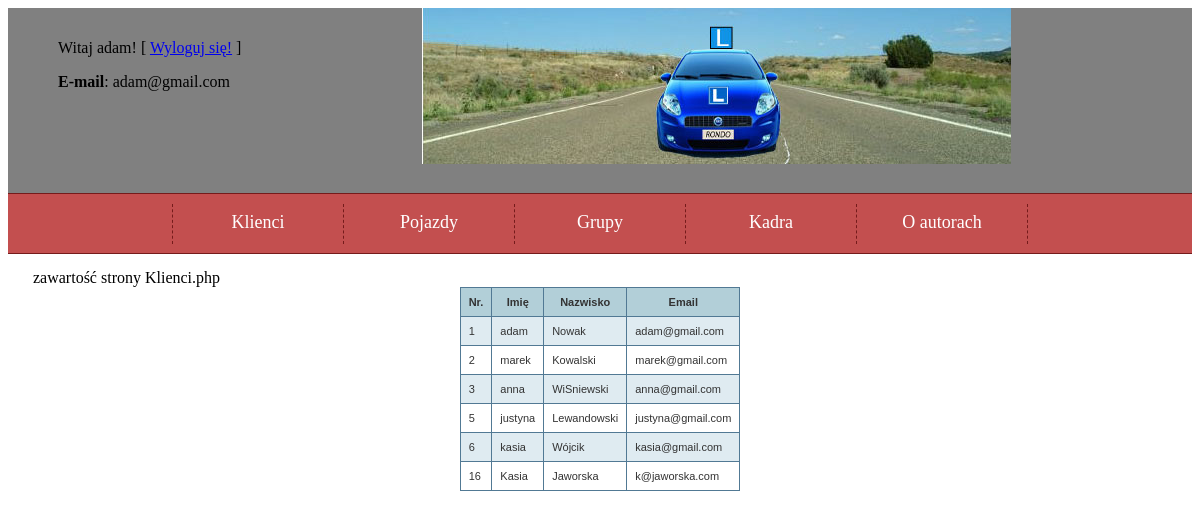
The app's page /index.php?page=klienci (signed in) with its own data.
### tables this page shows
CREATE TABLE IF NOT EXISTS `uzytkownicy` (
`id` int(11) NOT NULL,
  `user` varchar(45) DEFAULT NULL,
  `nazwisko` varchar(45) DEFAULT NULL,
  `pass` varchar(45) DEFAULT NULL,
  `email` varchar(45) NOT NULL
);

### klienci.php (the view, shortened to what this page needs)
<?php
if ((isset($_SESSION['zalogowany'])) && ($_SESSION['zalogowany']==true))
{
	echo "zawartość strony Klienci.php";
	require_once "connect.php";
	$polaczenie = @new mysqli($host, $db_user, $db_password, $db_name);
 $polaczenie->query("SET CHARSET utf8");
    $polaczenie->query ("SET NAMES `utf8` COLLATE `utf8_polish_ci`");
	if ($polaczenie->connect_errno!=0)
	{
		echo "Error: ".$polaczenie->connect_errno;
	}
	else
	{
		$zapytanie = @$polaczenie->query("SELECT * FROM uzytkownicy");
echo '<table> <tr>	<th>Nr.</th> <th>Imię</th>  <th>Nazwisko</th>  <th>Email</th> </tr>';
		while ($r = $zapytanie->fetch_array()) {
echo "<tr> <td>$r[0]</td> <td>$r[1]</td> <td>$r[2]</td> <td>$r[4]</td> </tr> ";
		}
echo "</table>";
	}
}else {
	echo "dostęp tylko dla upoważnionych, Zaloguj się. ";
}
?>

### index.php (shortened to what this page needs)
<!DOCTYPE html>
<html lang="pl">
<head>
	<link href="styl.css" rel="stylesheet"/>
</head>
<body>
    <header>
<div id="logowanie">
<?php
	if ((isset($_SESSION['zalogowany'])) && ($_SESSION['zalogowany']==true))
	{
	echo "<p>Witaj ".$_SESSION['user'].'! [ <a href="logout.php">Wyloguj się!</a> ]</p>';
	echo "<p><b>E-mail</b>: ".$_SESSION['email'];
}
?>
</div>
<img src="img/logo.jpg" alt="logo"/>
</header>
  <main role="main">
<nav>
			<ol>
		<li><a href="?page=klienci">Klienci</a>
				</li>
		<li><a href="?page=pojazdy">Pojazdy</a>
				</li>
		<li><a href="?page=grupy">Grupy</a>
				</li>
		<li><a href="#">Kadra</a>
				</li>
				<li><a href="#">O autorach</a></li>
			</ol>
</nav>
<section>
  <article>
<?php
	if(isset($_GET['page'])){
		$page=$_GET['page'];
		$filename=$page.'.php';
		if(file_exists($filename)){
			include $filename;
	}else{
		echo "nie istnieje podstrona";
}
}
?>
</article>
</section>
      </main>
</body>
</html>

### styl.css (style rules this page uses)
#logowanie { float:left; margin-left:50px; margin-top:15px; }
body>header { background-color: grey; height:185px; }
header >img { display: block; margin:auto; }
nav { width: 100%; padding: 10px 0; background-color: #c34f4f; text-align: center; border-top: 1px solid #751b1b; border-bottom: 1px solid #751b1b; }
ol { padding: 0; margin: 0; list-style-type: none; font-size: 18px; height: 35px; line-height: 200%; display: inline-block; }
ol a { color: #ffffff; text-decoration: none; display: block; }
ol > li { float: left; width: 170px; height: 40px; border-right: 1px dashed #751b1b; }
ol > li:first-child { border-left: 1px dashed #751b1b; }
article { padding: 15px 25px; }
table { margin: 0 auto 0 auto; font-family: verdana, arial, sans-serif; font-size: 11px; color: #333333; border-width: 1px; border-color: #3A3A3A; border-collapse: collapse; }
table th { border-width: 1px; padding: 8px; border-style: solid; border-color: #517994; background-color: #B2CFD8; }
table tr:nth-child(even) td { background-color: #DFEBF1; }
table td { border-width: 1px; padding: 8px; border-style: solid; border-color: #517994; background-color: #ffffff; }

### records on screen
uzytkownicy: id "1", user "adam", nazwisko "Nowak", email "adam@gmail.com"
uzytkownicy: id "2", user "marek", nazwisko "Kowalski", email "marek@gmail.com"
uzytkownicy: id "3", user "anna", nazwisko "WiSniewski", email "anna@gmail.com"
uzytkownicy: id "5", user "justyna", nazwisko "Lewandowski", email "justyna@gmail.com"
uzytkownicy: id "6", user "kasia", nazwisko "Wójcik", email "kasia@gmail.com"
uzytkownicy: id "16", user "Kasia", nazwisko "Jaworska", email "k@jaworska.com"

### other values on screen
$_SESSION['user'] "adam"
$_SESSION['email'] "adam@gmail.com"
